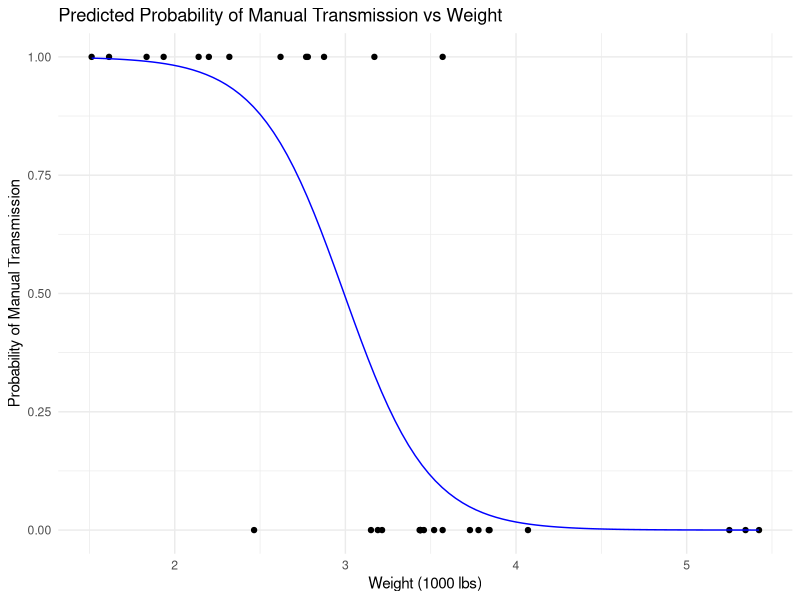
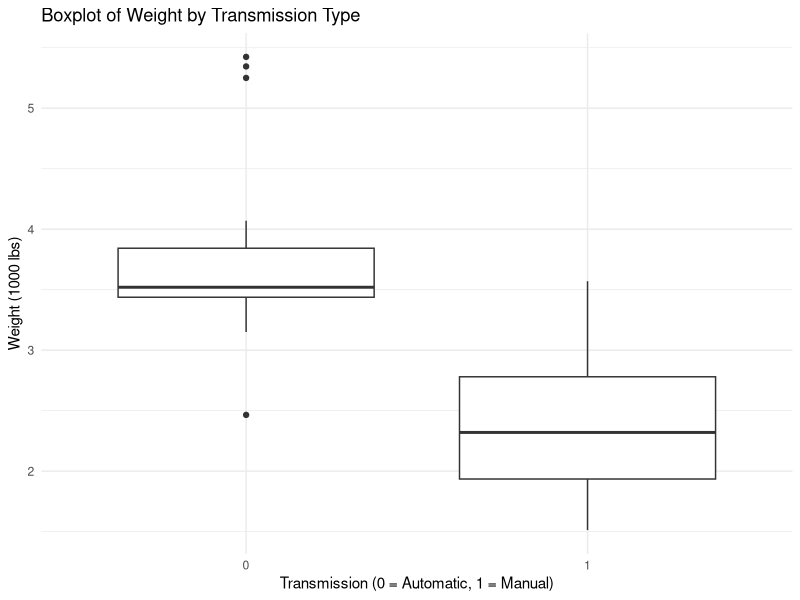

Source code (R) for these figures, in order:
## ---- chunk 1
knitr::opts_chunk$set(echo = TRUE)
## ---- chunk 2
# Load necessary libraries
library(ggplot2)

# Load the mtcars dataset
data("mtcars")

# Fit logistic regression model
logit_model1 <- glm(am ~ wt, data = mtcars, family = binomial)

# Display the summary of the model
summary(logit_model1)
## ---- chunk 3
# Create a data frame for predictions
pred_data <- data.frame(wt = seq(min(mtcars$wt), max(mtcars$wt), length.out = 100))
pred_data$prob <- predict(logit_model1, newdata = pred_data, type = "response")

# Plot the predicted probabilities
ggplot(mtcars, aes(x = wt, y = am)) +
  geom_point() +
  geom_line(data = pred_data, aes(x = wt, y = prob), color = "blue") +
  labs(title = "Predicted Probability of Manual Transmission vs Weight",
       x = "Weight (1000 lbs)",
       y = "Probability of Manual Transmission") +
  theme_minimal()
## ---- chunk 4
# Perform t-test
t_test <- t.test(wt ~ am, data = mtcars)

cat("t-test Results:\n")
print(t_test)
## ---- chunk 5
# Create boxplot
ggplot(mtcars, aes(x = factor(am), y = wt)) +
  geom_boxplot() +
  labs(title = "Boxplot of Weight by Transmission Type",
       x = "Transmission (0 = Automatic, 1 = Manual)",
       y = "Weight (1000 lbs)") +
  theme_minimal()
## ---- chunk 6
# Fit logistic regression model
logit_model2 <- glm(am ~ wt + hp + factor(cyl), data = mtcars, family = binomial)

# Display the summary of the model
summary(logit_model2)
## ---- chunk 7
# Load the HairEyeColor dataset
data("HairEyeColor")

# Convert the dataset to a data frame
hair_eye <- as.data.frame(HairEyeColor)

# Filter the data to include only blue and brown eyes
hair_eye_filtered <- subset(hair_eye, Eye %in% c("Blue", "Brown"))

# Create a binary response variable for eye color (Blue vs. Brown)
hair_eye_filtered$EyeBinary <- ifelse(hair_eye_filtered$Eye == "Blue", 1, 0)

# Fit logistic regression model
logit_model3 <- glm(EyeBinary ~ Hair + Sex, data = hair_eye_filtered, family = binomial, weights = Freq)

# Display the summary of the model
summary(logit_model3)
## ---- chunk 8
# Display the coefficients in a more interpretable form
exp(coef(logit_model3))
## ---- chunk 9
# Fit logistic regression model
logit_model <- glm(am ~ hp, data = mtcars, family = binomial)
summary(logit_model)
## ---- chunk 10
# Solution
new_data <- data.frame(hp = 110)
predicted_prob <- predict(logit_model, newdata = new_data, type = "response")
predicted_prob
## ---- chunk 11
# Solution
predicted_classes <- ifelse(predict(logit_model, type = "response") > 0.5, 1, 0)
accuracy <- mean(predicted_classes == mtcars$am)
accuracy
